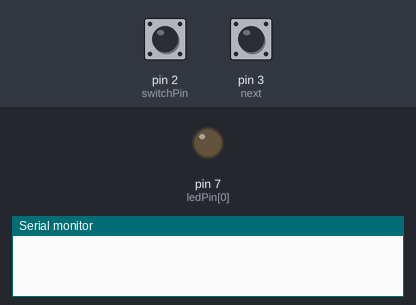
The sketch below on a simulated Arduino Uno, built with avr-gcc and run on an emulated ATmega328P. Parts: output pins drawn as LEDs (lit = HIGH), the last lines printed to the serial monitor. Dashed ring = blinking. Inputs (shaded band) come from the test bench; at power-on: pin 2 (switchPin) LOW, pin 3 (next) HIGH. No radio packets arrive unless stated.

Above: at 1.2 s.
1.3 s: pin 2 (switchPin) pulled LOW for 1 s
At 1.67 s:
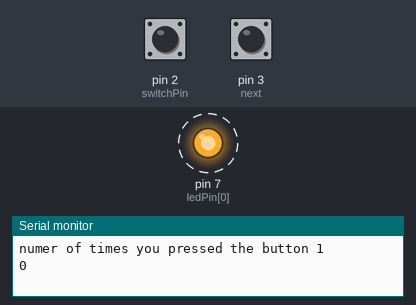
3.8 s: pin 3 (next) pulled LOW for 0.15 s
5.5 s: pin 3 (next) pulled LOW for 1 s
Timing chart, 0 to 8.5 s (numbered marks = the images above; inputs shaded):
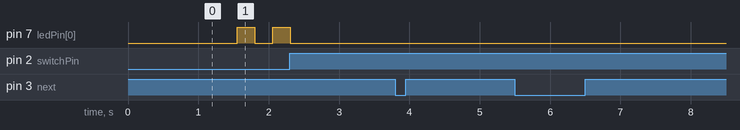

Measured:
- after the input at 1.3 s, pin 7 (ledPin[0]): alternates HIGH for 0.25 s and LOW for 0.25 s, 4 changes in all, then stays LOW, starting after 0.25 s

The sketch:

player.ino
```cpp
/*
* Simple sketch for nRF24L01+ radios.  Transmit side.
*
*Specifically for  use with ATSAMD11C14 board using
*
* CE:  pin 8
* CSN os SS: pin 15
* Updated: Dec 2014 by TMRh20. Simplified Mar 2019 RMH.
*/
int switchPin = 2;                    // switch is connected to pin 2
int ledPin[] = {7,4};                      // led on pin 13
int buttonPresses[] = {0,0};                // how many times the button has been pressed
int switchpress = 0;
int next = 3;
int index = 0;


#include <SPI.h>
#include "RF24.h"

/* Hardware configuration: Set up nRF24L01 radio on SPI bus plus CE and CS */
RF24 radio(4,5);      //CE and CS pins.  This is the change needed when you change to another board.

byte addresses[][6] = {"1Node","2Node"};
byte data[] = {0,0};

void setup() {
 Serial.begin(9600);
 // Serial.println("RF24example:  Simple tx");

  radio.begin();
  pinMode(switchPin, INPUT);          // Set the switch pin as input
  pinMode(ledPin[0], OUTPUT);
  pinMode(ledPin[1], OUTPUT);

  pinMode(next, INPUT);          // Set the switch pin as input
  digitalWrite(switchPin, HIGH);      // set pullup resistor
  digitalWrite(next, HIGH);

 // Set the PA Level low to prevent power supply related issues since this is a
 // getting_started sketch, and the likelihood of close proximity of the devices. RF24_PA_MAX is default.
  radio.setPALevel(RF24_PA_LOW);

  // Open a writing and reading pipe on each radio, with opposite addresses

  radio.openWritingPipe(addresses[0]);
  radio.openReadingPipe(1,addresses[1]);

}

void loop() {

//Serial.println("Now sending");


  if (!radio.write( &data, 1 )){
  //  Serial.println(F("failed"));
   }

   if (switchpress < 2){
    if (digitalRead(next) == LOW)  // check if button was pressed
  {
    switchpress++;                  // increment buttonPresses count
    delay(250);                       // debounce switch
    Serial.print("numer of times you switched ");
    Serial.println(switchpress);
  }

if (digitalRead(switchPin) == LOW)  // check if button was pressed
  {
    buttonPresses[switchpress]++;                  // increment buttonPresses count
    delay(250);                       // debounce switch
    Serial.print("numer of times you pressed the button ");
    Serial.println(buttonPresses[0]);
        Serial.println(buttonPresses[1]);

  }

  if (buttonPresses[switchpress] % 2 == 0) digitalWrite(ledPin[switchpress], LOW);        // rollover every fourth press
  if (buttonPresses[switchpress] % 2 == 1) digitalWrite(ledPin[switchpress], HIGH);        // rollover every fourth press

  }
 if (switchpress >= 2){
data[0] = buttonPresses[0] % 2;
data[1] = buttonPresses[1] % 2;

Serial.print("Sent ");
Serial.println(data[0]);
Serial.println(data[1]);


delay(100);
 }
} // loop end
```
